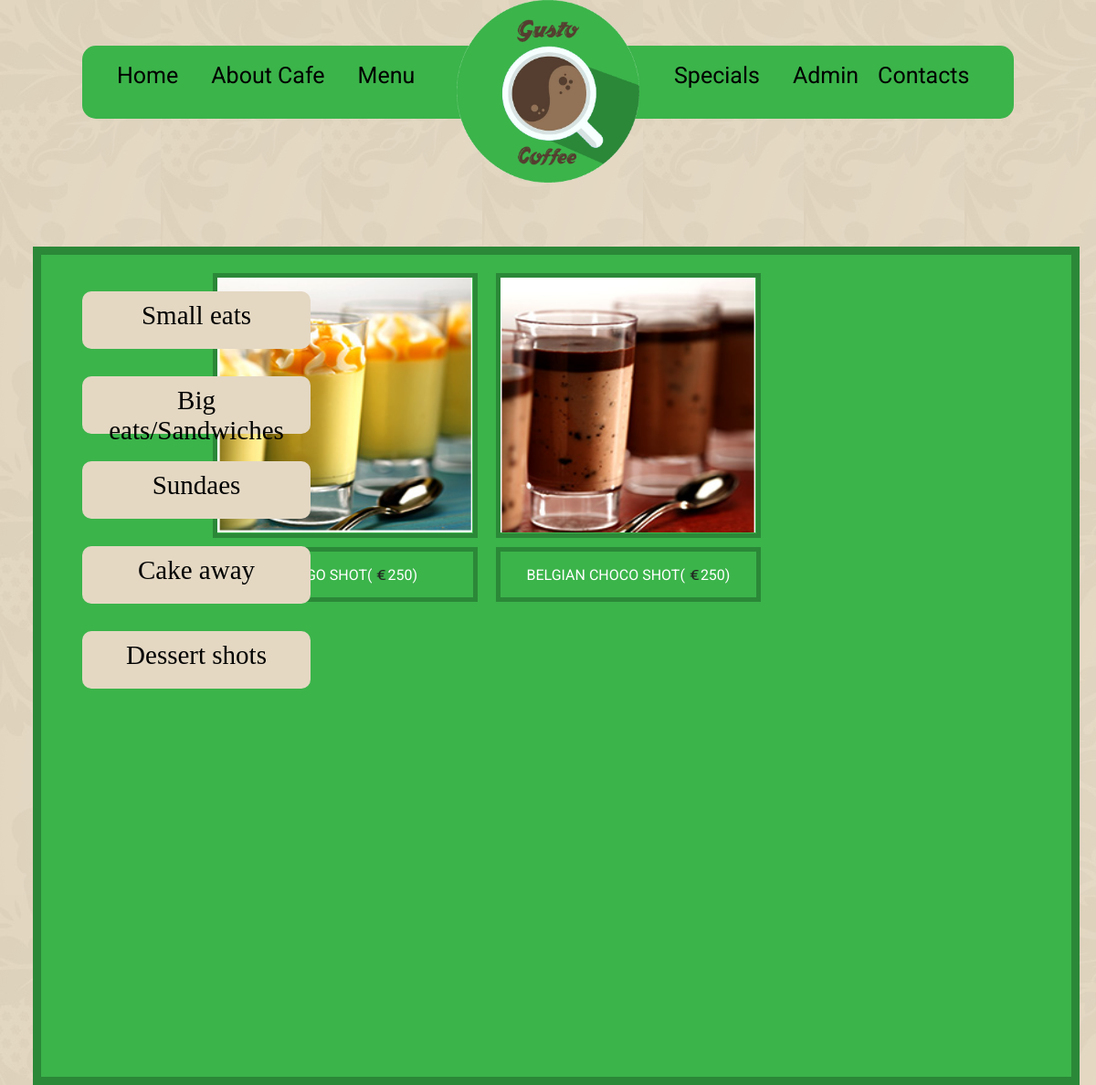
/dessert.php, run on the app's committed database.
### tables this page shows
CREATE TABLE IF NOT EXISTS `food` (
  `f_id` int(11) NOT NULL AUTO_INCREMENT,
  `menu_type` varchar(255) NOT NULL DEFAULT '',
  `product` varchar(255) NOT NULL DEFAULT '',
  `image` varchar(255) NOT NULL DEFAULT '',
  `price` int(11) NOT NULL,
  PRIMARY KEY (`f_id`)
);

### dessert.php (the view, shortened to what this page needs)
<html>
				<head>
								<link rel="stylesheet" type="text/css" href="css/menu.css"/>
								<link rel="stylesheet" type="text/css" href="css/menu1.css"/>
								<link rel="stylesheet" type="text/css" href="css/big eats.css"/>
								<link rel="stylesheet" type="text/css" href="css/sundaes.css"/>
								<link rel="stylesheet" type="text/css" href="css/cake away.css"/>
								<link rel="stylesheet" type="text/css" href="css/dessert.css"/>
								<link rel="stylesheet" type="text/css" href="css/small eats.css"/>
				</head>
  <body>
				<?php
				include ('menu.php');
				?>
<div class="maindiv">
	<div class="leftdiv">
				<center><a style="text-decoration:none;color:#000000;" href="small eats.php"><p  class="leftdiv1">Small eats</p></a></center>
				<center><a style="text-decoration:none;color:#000000;" href="big eats.php"><p  class="leftdiv1">Big eats/Sandwiches</p></a></center>
				<center><a  style="text-decoration:none;color:#000000;"href="sundaes.php"><p  class="leftdiv1">Sundaes</p></a></center>
				<center><a  style="text-decoration:none;color:#000000;"href="cake away.php" ><p  class="leftdiv1">Cake away</p></a></center>
				<center><a  style="text-decoration:none;color:#000000;"href="dessert.php"><p  class="leftdiv1">Dessert shots</p></a></center>
    </div>
	<div class="rightdiv">
					<?php
	$con=mysqli_connect("localhost","root","","gustocoffee");
$x=mysqli_query($con,"select * from food where menu_type='5'");
while($y=mysqli_fetch_array($x))
{
?>
				<div class="rightdiv1">
					<div class="rightdiv1a"><img src="<?php echo 'img/'.$y[3]; ?>" style="height:279px; width:279px; "></div>
					<div class="rightdiv1b"><center><p><?php echo $y[2]; ?>(&nbsp;<img src="IMAGES/download.png" style="height:11px; width:13px;"><?php echo $y[4]; ?>)</p></center></div>
				</div>
<?php
}
?>
	</div>
</div>
</body>
</html>			<!DOCTYPE html PUBLIC "-//W3C//DTD XHTML 1.0 Transitional//EN" "http://www.w3.org/TR/xhtml1/DTD/xhtml1-transitional.dtd">
<html xmlns="http://www.w3.org/1999/xhtml">
<head>
</head>
<body>
</body>
</html>

### css/menu.css (style rules this page uses)
body { background-image:url(../IMAGES/c1.PNG); }

### css/menu1.css (style rules this page uses)
.maindiv { width:1300px; background-color:#D1C6B2; margin-top:30px; margin-left:5px; }
.leftdiv { position:absolute; height:570px; width:300px; background-color:none; border:none; margin-left:20px; margin-top:10px; float:left; }
.leftdiv1 { width:230px; height:43px; border:5px #D1C6B2; margin-top:20px; background-color:#E4D8C3; padding:10px; border-radius:10px; margin-left:0px; margin-top:30px; font-family:Vladimir Script; font-size:29px; }
.rightdiv { width:960px; height:900px; border:none; background-color: none; float:right; }
.rightdiv1 { width:300px; height:370px; background-color:none; border:none; margin-left:10px; margin-top:10px; float:left; }
.rightdiv1a { height:280px; width:280px; border:5PX solid #E3D7C3; margin-top:10px; margin-left:10px; margin-right:10px; margin-bottom:10px; background:#D1C6B2; color:#E3D7C3; }
.rightdiv1b { height:50px; width:280px; border:5PX solid #E3D7C3; margin-top:10px; margin-left:10px; margin-right:10px; margin-bottom:10px; background:#D1C6B2; }

### css/big eats.css (style rules this page uses)
.maindiv { width:1500px; background-color:#D1C6B2; border:none; margin-top:30px; margin-left:5px; }
.leftdiv { position:absolute; height:570px; width:300px; background-color:none; border:none; margin-left:20px; margin-top:10px; float:left; }
.leftdiv1 { width:230px; height:43px; border:5px #D1C6B2; margin-top:20px; background-color:#E4D8C3; padding:10px; border-radius:10px; margin-left:0px; margin-top:30px; font-family:Vladimir Script; font-size:29px; }
.rightdiv { width:960px; height:1100px; border:none; background-color: none; float:right; }
.rightdiv1 { width:300px; height:370px; background-color:none; border:none; margin-left:10px; margin-top:10px; float:left; }
.rightdiv1a { height:280px; width:280px; border:5PX solid #E3D7C3; margin-top:10px; margin-left:10px; margin-right:10px; margin-bottom:10px; background:#D1C6B2; color:#E3D7C3; }
.rightdiv1b { height:50px; width:280px; border:5PX solid #E3D7C3; margin-top:10px; margin-left:10px; margin-right:10px; margin-bottom:10px; background:#D1C6B2; }

### css/sundaes.css (style rules this page uses)
.maindiv { width:1300px; background-color:#D1C6B2; border:1px solid red; margin-top:30px; margin-left:5px; }
.leftdiv { position:absolute; height:570px; width:300px; background-color:none; border:2px solid green; margin-left:20px; margin-top:10px; float:left; }
.leftdiv1 { width:230px; height:43px; border:5px #D1C6B2; margin-top:20px; background-color:#E4D8C3; padding:10px; border-radius:10px; margin-left:0px; margin-top:30px; font-family:Vladimir Script; font-size:29px; }
.rightdiv { width:960px; height:900px; border:2px solid green; background-color: none; float:right; }
.rightdiv1 { width:300px; height:370px; background-color:none; border:0px solid red; margin-left:10px; margin-top:10px; float:left; }
.rightdiv1a { height:280px; width:280px; border:5PX solid #E3D7C3; margin-top:10px; margin-left:10px; margin-right:10px; margin-bottom:10px; background:#D1C6B2; color:#E3D7C3; }
.rightdiv1b { height:50px; width:280px; border:5PX solid #E3D7C3; margin-top:10px; margin-left:10px; margin-right:10px; margin-bottom:10px; background:#D1C6B2; }

### css/cake away.css (style rules this page uses)
.maindiv { width:1300px; background-color:#D1C6B2; border:1px solid red; margin-top:30px; margin-left:5px; }
.leftdiv { position:absolute; height:570px; width:300px; background-color:none; border:2px solid green; margin-left:20px; margin-top:10px; float:left; }
.leftdiv1 { width:230px; height:43px; border:5px #D1C6B2; margin-top:20px; background-color:#E4D8C3; padding:10px; border-radius:10px; margin-left:0px; margin-top:30px; font-family:Vladimir Script; font-size:29px; }
.rightdiv { width:960px; height:900px; border:2px solid green; background-color: none; float:right; }
.rightdiv1 { width:300px; height:370px; background-color:none; border:0px solid red; margin-left:10px; margin-top:10px; float:left; }
.rightdiv1a { height:280px; width:280px; border:5PX solid #E3D7C3; margin-top:10px; margin-left:10px; margin-right:10px; margin-bottom:10px; background:#D1C6B2; color:#E3D7C3; }
.rightdiv1b { height:50px; width:280px; border:5PX solid #E3D7C3; margin-top:10px; margin-left:10px; margin-right:10px; margin-bottom:10px; background:#D1C6B2; }

### data on the page
food: image (picture), product "MANGO SHOT", price "250"
food: image (picture), product "BELGIAN CHOCO SHOT", price "250"
